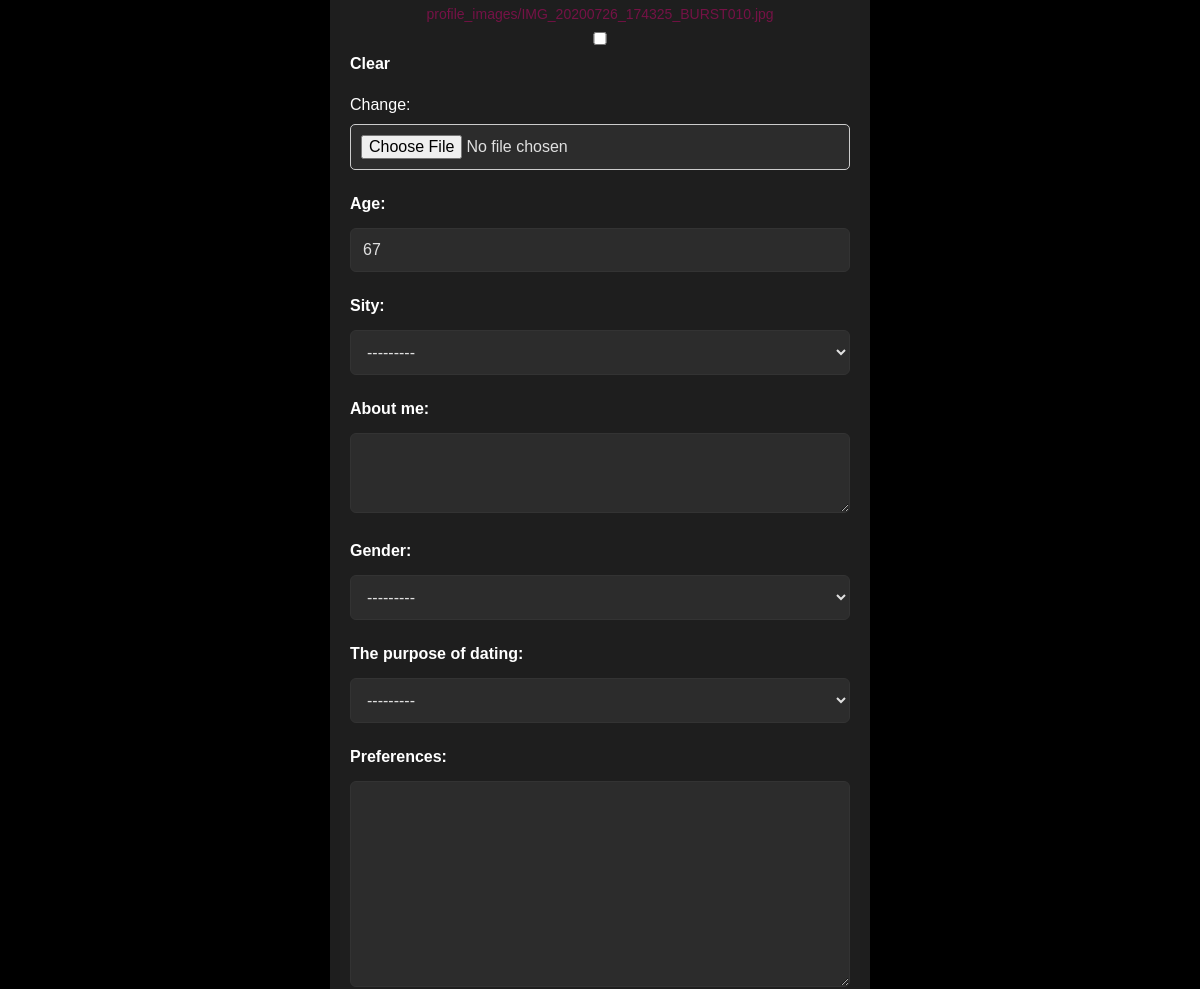
The page /profile/ (signed in, middle part) on the database as committed earlier.
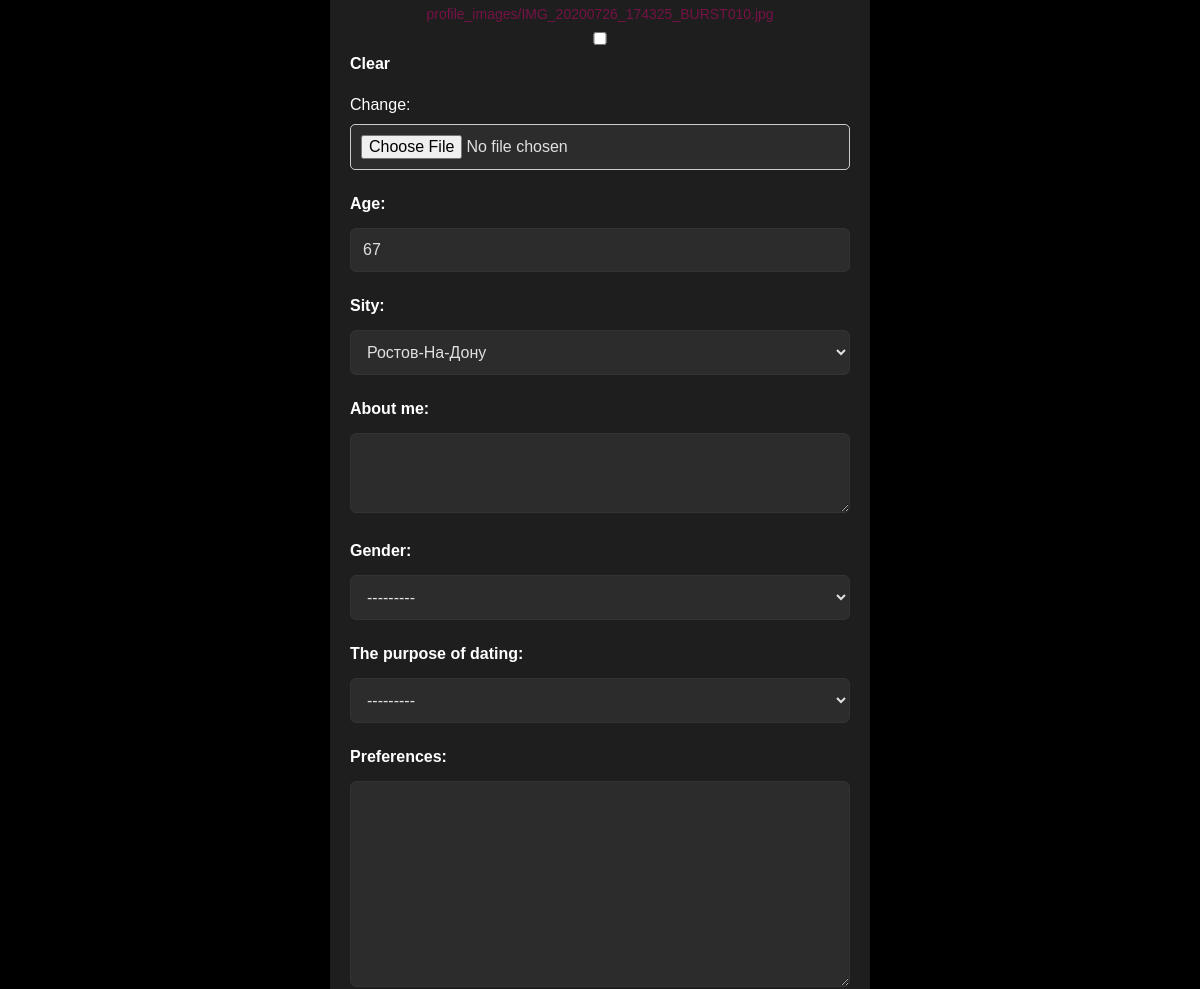
The same page on the database as committed later.
### blog/models.py (models this page shows, shortened)
class Profile(models.Model):
    age = models.PositiveIntegerField(default=18,validators = [MaxValueValidator(100),MinValueValidator(18)])
    sity = models.ForeignKey(Sity, on_delete=models.CASCADE, blank=True, null=True, related_name='residents')
    about_me = models.TextField(blank=True, null=True)
    gender = models.ForeignKey(Gender, on_delete=models.CASCADE, blank=True, null=True, related_name='gena')
    user = models.OneToOneField(User, on_delete=models.CASCADE, related_name='profile')
    image = models.ImageField(upload_to='profile_images/', blank=True, null=True)
    the_purpose_of_dating = models.ForeignKey(The_purpose_of_dating, on_delete=models.CASCADE, blank=True, null=True, related_name='zel')
    preferences = models.TextField(blank=True, null=True)
    message = models.CharField(max_length=200, default="Не указано")

### blog/views.py (the view)
# urls.py: path('profile/', views.profile, name='profile'),
@login_required
def profile(request):
    if request.method == 'POST':
        forms = ProfileForm(request.POST, request.FILES, instance=request.user.profile)
        if forms.is_valid():
            forms.save()
            return redirect('profile')
    else:
        forms = ProfileForm(instance=request.user.profile)
    return render(request, 'profile.html', {'form': forms})

### blog/forms.py
class ProfileForm(forms.ModelForm):
    class Meta:
        model = Profile
        fields = ["image", "age", "sity" , "about_me" , "gender" , "the_purpose_of_dating", "preferences", "message"]
        widgets = {
            'image': forms.ClearableFileInput(attrs={'class': 'form-control'}),
            'about_me': forms.Textarea(attrs={'class': 'form-control', 'rows': 3}),
            'sity': forms.Select(attrs={'class': 'form-control'}),
        }

### blog/models.py (called while the page is built)
    def __str__(self):
        return self.title

    def __str__(self):
        return self.title

    def __str__(self):
        return self.title

### blog/templates/profile.html (shortened to what this page needs)
    <!DOCTYPE html>
    <html lang="en">
    <head>
    </head>
    <body>
        <form method="post" enctype="multipart/form-data">
            {{ form.as_p }}
        </form>
            <br>
    </body>
    </html>

Rows that differ between the two databases and show on the page:
changed Profile: sity "---------" → "Ростов-На-Дону"
